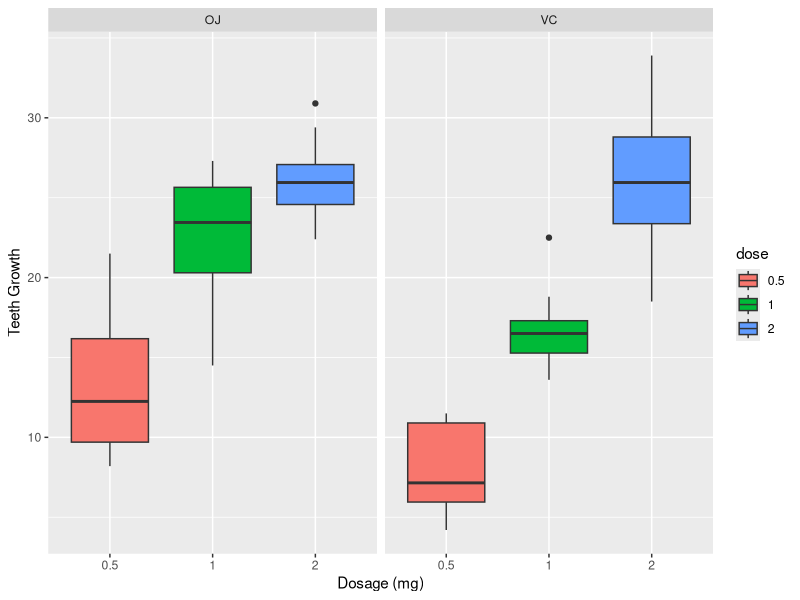

This figure's R source:
## ---- chunk 1
knitr::opts_chunk$set(echo = TRUE,message=FALSE, warning=FALSE)
## ---- chunk 2
#load datasets & packages
library(datasets)
library(ggplot2)
library(dplyr)

#load data
data(ToothGrowth)

TG <- ToothGrowth
## ---- chunk 3
dim(TG)
## ---- chunk 4
head(TG)
## ---- chunk 5
TG$dose <-factor(TG$dose)
str(TG)
## ---- chunk 6
MeanGrowth <- TG %>% group_by(dose) %>% summarise(MeanLen = mean(len), SDLen = sd(len))
MeanGrowth
## ---- chunk 7
MeanGrowth <- TG %>% group_by(supp, dose) %>% summarise(MeanLen = mean(len), SDLen = sd(len))
MeanGrowth
## ---- chunk 8
plot <- ggplot(TG, 
               aes(x=dose,y=len,fill=dose))
plot + geom_boxplot(notch=F) + facet_grid(.~supp) +
     scale_x_discrete("Dosage (mg)") +   
     scale_y_continuous("Teeth Growth") 
## ---- chunk 9
TGLow <-rbind(TG[(TG$dose == 0.5)  & (TG$supp == "OJ"),], 
              TG[(TG$dose == 1)  & (TG$supp == "OJ"),],
              TG[(TG$dose == 0.5) &  (TG$supp == "VC"),],
              TG[(TG$dose == 1)  & (TG$supp == "VC"),])
testlow <- t.test(len ~ supp, data =TGLow,var.equal = FALSE)
testlow$p.value;testlow$conf.int
## ---- chunk 10
TGHigh <-rbind(TG[(TG$dose == 2)  & (TG$supp == "OJ"),], 
              TG[(TG$dose == 2)  & (TG$supp == "VC"),])
testHigh <- t.test(len ~ supp, data =TGHigh,var.equal = FALSE)
testHigh$p.value;testHigh$conf.int
